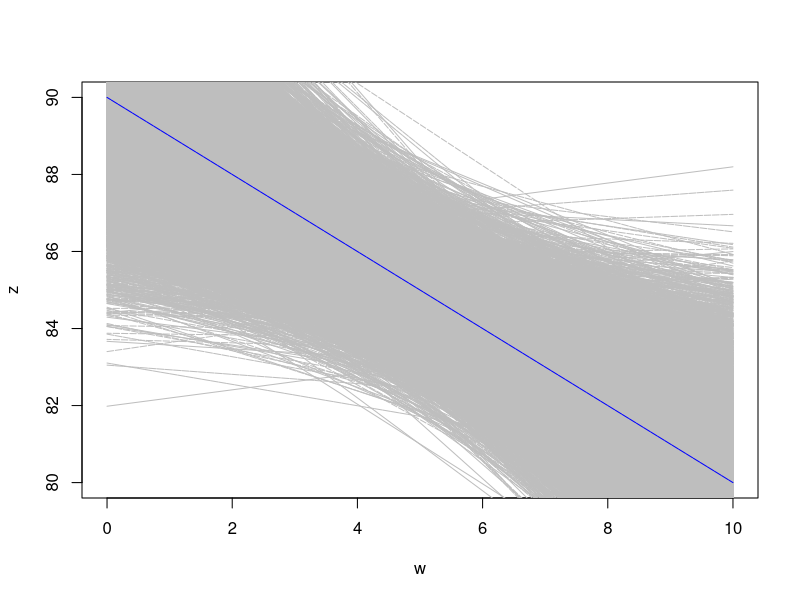
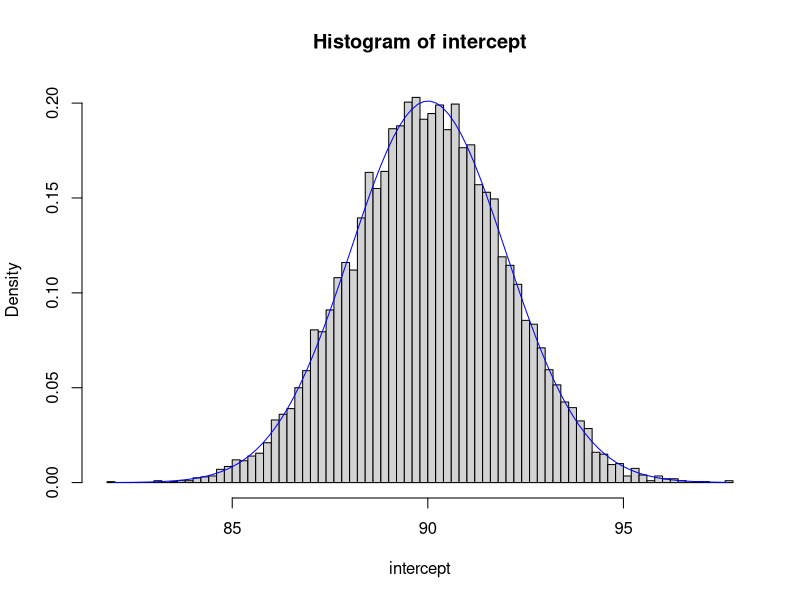
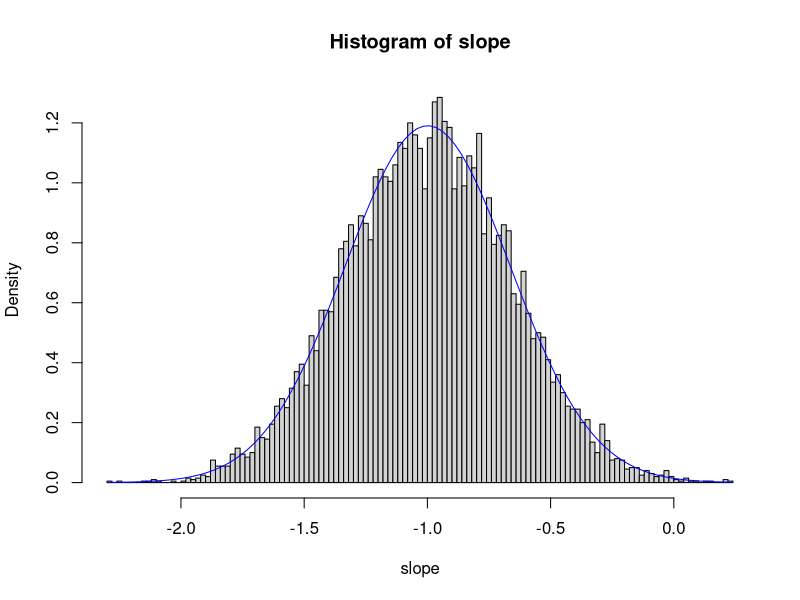
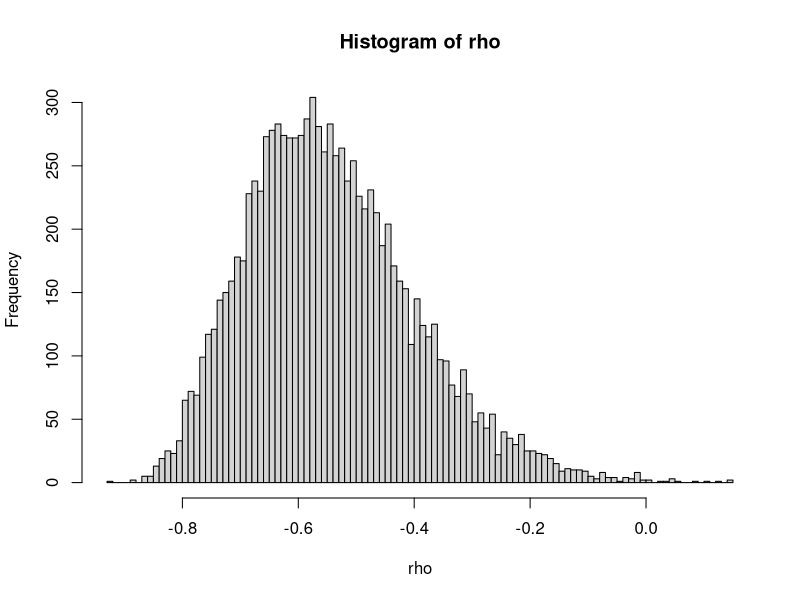
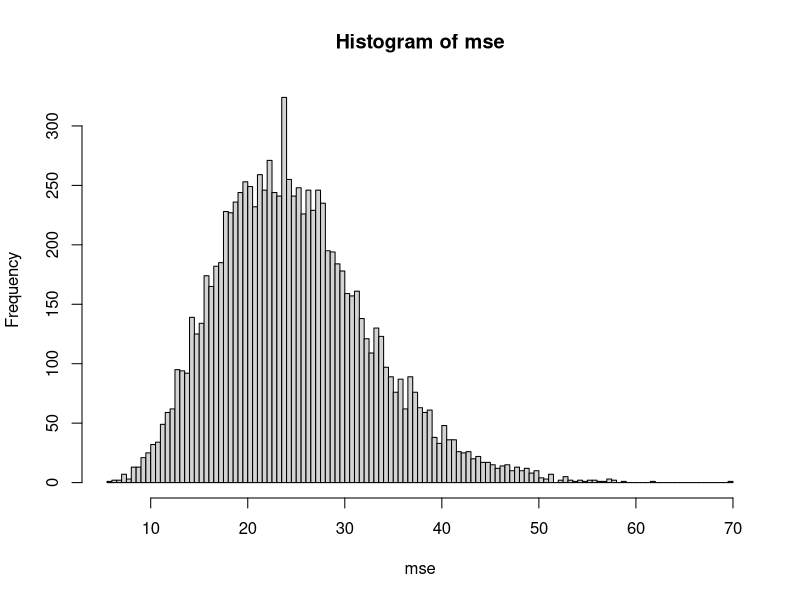
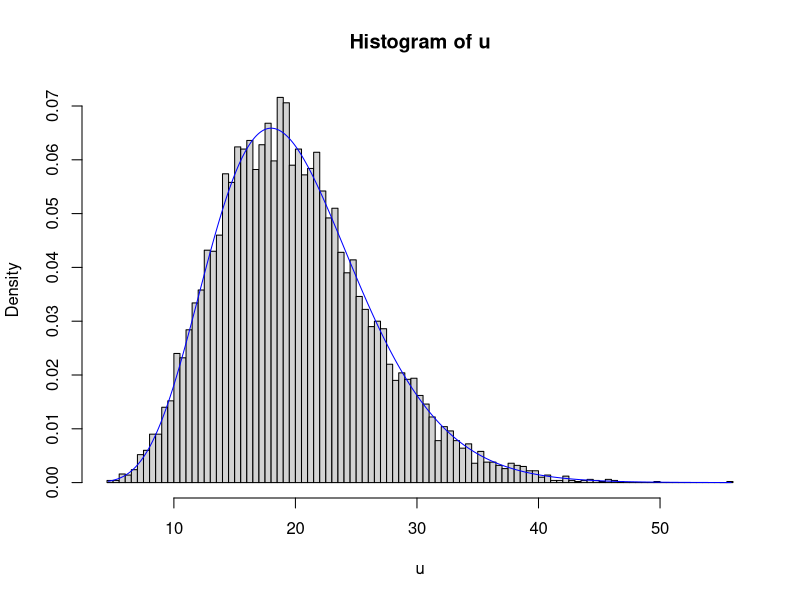

Reproduce these figures in R, in order.
#Question 1a

set.seed(1000)

#Population Line
w = rep(0:10, 2)
z = 90 - w

popsigma <- var(z)

popmod <- lm(z~w)

sd(z)
sd(w)

#Sample Line
x = rep(0:10, 2)
y = 90 - x + rnorm(22, 0, 5)

mymod <- lm(y~x)
summary(mymod)

#Question 1b

confinterval <- confint(mymod, level = 0.95)
confinterval

#Question 2a

set.seed(1000)

n <- 10000
slope <- as.vector(matrix(data=0,nrow=n,ncol=1))
intercept <- as.vector(matrix(data=0,nrow=n,ncol=1))
mse <- as.vector(matrix(data=0,nrow=n,ncol=1))
rho <- as.vector(matrix(data=0,nrow=1,ncol=1))

plot(w, z, col = "blue", type = "l")
for (i in 1:n){
  x = rep(0:10, 2)
  y = 90 - x + rnorm(22, 0, 5)
  model <- lm(y~x)
  slope[i] <- model$coefficients[2]
  intercept[i] <- model$coefficients[1]
  mse[i] <- sum((model$residuals)**2) / (20)
  rho[i] <- slope[i] * (sd(x) / sd(y))
  

  lines(x, predict(model), col = 'gray', lty = 2)
}
lines(x, predict(popmod), col = "blue", lty = 2)

#Question 2b
x2 <- seq(min(intercept), max(intercept), length = 100)
theoreticalsdb0 <- mean(mse) * sqrt(1/20 + mean(x)**2 / sum((x - mean(x))**2))
fun <- dnorm(x2, mean = mean(intercept), sd = sd(intercept))

hist(intercept, nclass = 100, prob = TRUE)
lines(x2, fun, col = "blue")

mean(intercept)

#Question 2c
theoreticalsdb1 <- mean(mse) / sum((x - mean(x))**2)

x2 <- seq(min(slope), max(slope), length = 100)
fun <- dnorm(x2, mean = mean(slope), sd = sd(slope))

hist(slope, nclass = 100, prob = TRUE)
lines(x2, fun, col = "blue")

mean(slope)

#Question 2d
hist(rho, nclass = 100)

#Question 2e
hist(mse, nclass = 100)

mean(mse)

#Question 2f
u = (20 * mse) / 25
dom <- seq(min(u), max(u), length = 1000)
fun <- dchisq(dom, df = 20)

hist(u, nclass = 100, freq = FALSE)
lines(dom, fun, col = "blue")

mean(u)
var(u)
